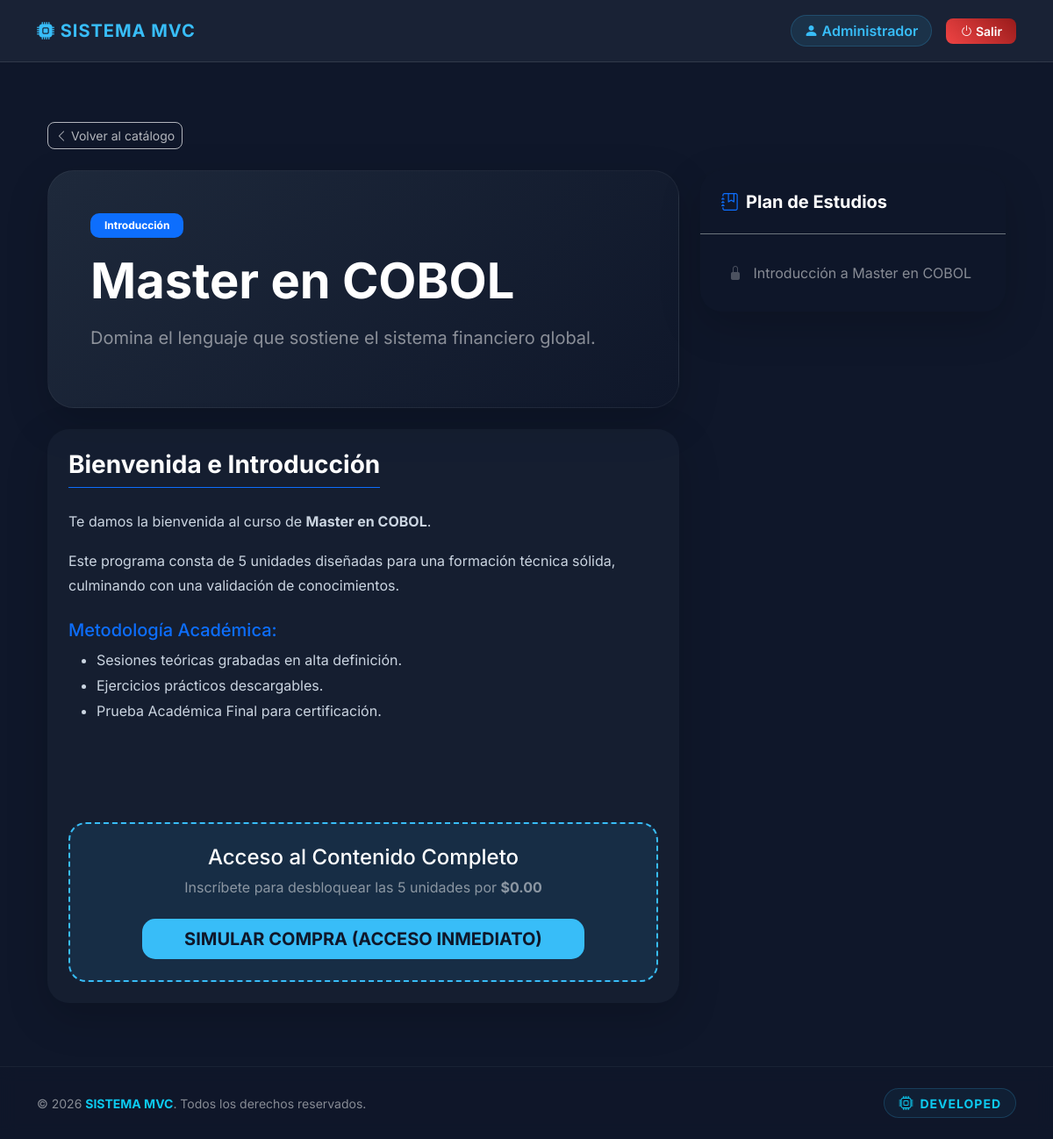
Page /tienda/public/index.php?url=ver-curso&id=1 (signed in) on the committed database.
### tables this page shows
CREATE TABLE `cursos` (
  `id` int(11) NOT NULL,
  `titulo` varchar(150) NOT NULL,
  `descripcion` text DEFAULT NULL,
  `precio` decimal(10,2) DEFAULT NULL,
  `imagen` varchar(255) DEFAULT 'default.jpg',
  `categoria` enum('marketing','ciberseguridad','otros') DEFAULT 'otros',
  `fecha_creacion` timestamp NOT NULL DEFAULT current_timestamp()
);

CREATE TABLE `modulos` (
  `id` int(11) NOT NULL,
  `curso_id` int(11) NOT NULL,
  `titulo` varchar(255) NOT NULL,
  `orden` int(11) DEFAULT 0
);

### tienda/app/Models/CourseModel.php (called while the page is built, shortened)
<?php
class CourseModel {
    private $db;
    public function __construct($db) {
        $this->db = $db;
    }
    public function obtenerPorId($id) {
        $query = "SELECT * FROM cursos WHERE id = :id";
        $stmt = $this->db->prepare($query);
        $stmt->execute(['id' => $id]);
        return $stmt->fetch(PDO::FETCH_ASSOC);
    }
    public function obtenerModulosConTexto($curso_id) {
        try {
            $query = "SELECT m.id, m.titulo, l.texto, l.video
            FROM modulos m
            LEFT JOIN lecciones l ON m.id = l.modulo_id
            WHERE m.curso_id = :cid
            ORDER BY m.orden ASC, m.id ASC";
            $stmt = $this->db->prepare($query);
            $stmt->execute(['cid' => $curso_id]);
            return $stmt->fetchAll(PDO::FETCH_ASSOC);
        } catch (\PDOException $e) {
            return [];
        }
    }
}

### tienda/app/views/cursos/detalles.php (the view, shortened to what this page needs)
<?php include '../app/views/servicios/layouts/header.php'; ?>
<div class="container py-5">
<a href="index.php?url=cursos" class="btn btn-outline-light mb-4 btn-sm" style="border-radius: 8px; opacity: 0.7;">
<i class="bi bi-chevron-left"></i> Volver al catálogo
</a>
<div class="row">
<div class="col-lg-8">
<div class="p-5 mb-4 shadow-lg text-white" style="background: linear-gradient(135deg, #1e293b 0%, #0f172a 100%); border-radius: 30px; border: 1px solid rgba(255,255,255,0.05);">
<span class="badge bg-primary mb-3 px-3 py-2" style="border-radius: 10px;">
<?php echo $estaInscrito ? 'Estudiante Activo' : 'Introducción'; ?>
</span>
<h1 class="display-4 fw-bold mb-3"><?php echo htmlspecialchars($curso['titulo']); ?></h1>
<p class="fs-5 text-white-50"><?php echo htmlspecialchars($curso['descripcion']); ?></p>
</div>
<div class="card border-0 shadow-lg p-4 mb-4" style="background: rgba(30, 41, 59, 0.4); border-radius: 25px; color: #cbd5e1;">
<?php if ($estaInscrito): ?>
<h3 class="text-white fw-bold mb-4 border-bottom border-primary pb-2" style="width: fit-content;">Video de la Clase</h3>
<div class="ratio ratio-16x9 bg-black mb-4 shadow-lg" style="border-radius: 20px; overflow: hidden; border: 2px solid #38bdf8;">
<iframe src="https://www.youtube.com/embed/dQw4w9WgXcQ" title="Video Lección" allowfullscreen></iframe>
</div>
<div class="alert alert-info border-0" style="background: rgba(56, 189, 248, 0.1); color: #38bdf8; border-radius: 15px;">
<i class="bi bi-unlock-fill me-2"></i> Has desbloqueado el contenido académico completo.
</div>
<?php else: ?>
<h3 class="text-white fw-bold mb-4 border-bottom border-primary pb-2" style="width: fit-content;">Bienvenida e Introducción</h3>
<div class="contenido-texto mb-5" style="line-height: 1.8;">
<p>Te damos la bienvenida al curso de <strong><?php echo htmlspecialchars($curso['titulo']); ?></strong>.</p>
<p>Este programa consta de 5 unidades diseñadas para una formación técnica sólida, culminando con una validación de conocimientos.</p>
<h5 class="text-primary mt-4">Metodología Académica:</h5>
<ul>
<li>Sesiones teóricas grabadas en alta definición.</li>
<li>Ejercicios prácticos descargables.</li>
<li>Prueba Académica Final para certificación.</li>
</ul>
</div>
<div class="mt-5 p-4 text-center" style="background: rgba(56, 189, 248, 0.1); border: 2px dashed #38bdf8; border-radius: 20px;">
<h4 class="text-white">Acceso al Contenido Completo</h4>
<p class="mb-4 text-white-50">Inscríbete para desbloquear las 5 unidades por <strong>$<?php echo number_format($curso['precio'], 2); ?></strong></p>
<a href="index.php?url=comprar-simulado&id=<?php echo $curso['id']; ?>"
class="btn btn-primary btn-lg px-5 fw-bold"
style="border-radius: 15px; background: #38bdf8; border: none; color: #0f172a;">
SIMULAR COMPRA (ACCESO INMEDIATO)
</a>
</div>
<?php endif; ?>
</div>
</div>
<div class="col-lg-4">
<div class="card border-0 shadow-lg text-white" style="background: rgba(15, 23, 42, 0.9); border-radius: 25px; position: sticky; top: 20px;">
<div class="card-header bg-transparent border-secondary p-4">
<h5 class="mb-0 fw-bold"><i class="bi bi-journal-bookmark me-2 text-primary"></i>Plan de Estudios</h5>
</div>
<div class="list-group list-group-flush p-3">
<?php if (!empty($modulos)): ?>
<?php foreach ($modulos as $index => $modulo):
$esExamen = ($index == 4);
?>
<div class="list-group-item bg-transparent border-0 py-3 d-flex justify-content-between align-items-center <?php echo $estaInscrito ? 'text-white' : 'text-white-50'; ?>">
<span>
<?php if (!$estaInscrito): ?>
<i class="bi bi-lock-fill me-2 opacity-50"></i>
<?php elseif ($esExamen): ?>
<i class="bi bi-file-earmark-text-fill text-warning me-2"></i>
<?php else: ?>
<i class="bi bi-play-circle-fill text-primary me-2"></i>
<?php endif; ?>
<?php echo htmlspecialchars($modulo['titulo']); ?>
</span>
</div>
<?php endforeach; ?>
<?php else: ?>
<div class="p-3 text-center text-white-50 small">Cargando unidades...</div>
<?php endif; ?>
</div>
</div>
</div>
</div>
</div>
<?php include '../app/views/servicios/layouts/footer.php'; ?>

### tienda/app/views/servicios/layouts/header.php (style rules this page uses)
body { font-family: 'Inter', sans-serif; background-color: #0f172a; color: #f8fafc; min-height: 100vh; }

### tienda/app/views/servicios/layouts/footer.php (style rules this page uses)
body { display: flex; flex-direction: column; min-height: 100vh; }
html { scroll-behavior: smooth; }

### rows in the picture
cursos: titulo "Master en COBOL", descripcion "Domina el lenguaje que sostiene el sistema financiero global.", precio "0.00"
modulos: titulo "Introducción a Master en COBOL"

### other values in the picture
$_SESSION['usuario_nombre'] "Administrador"
